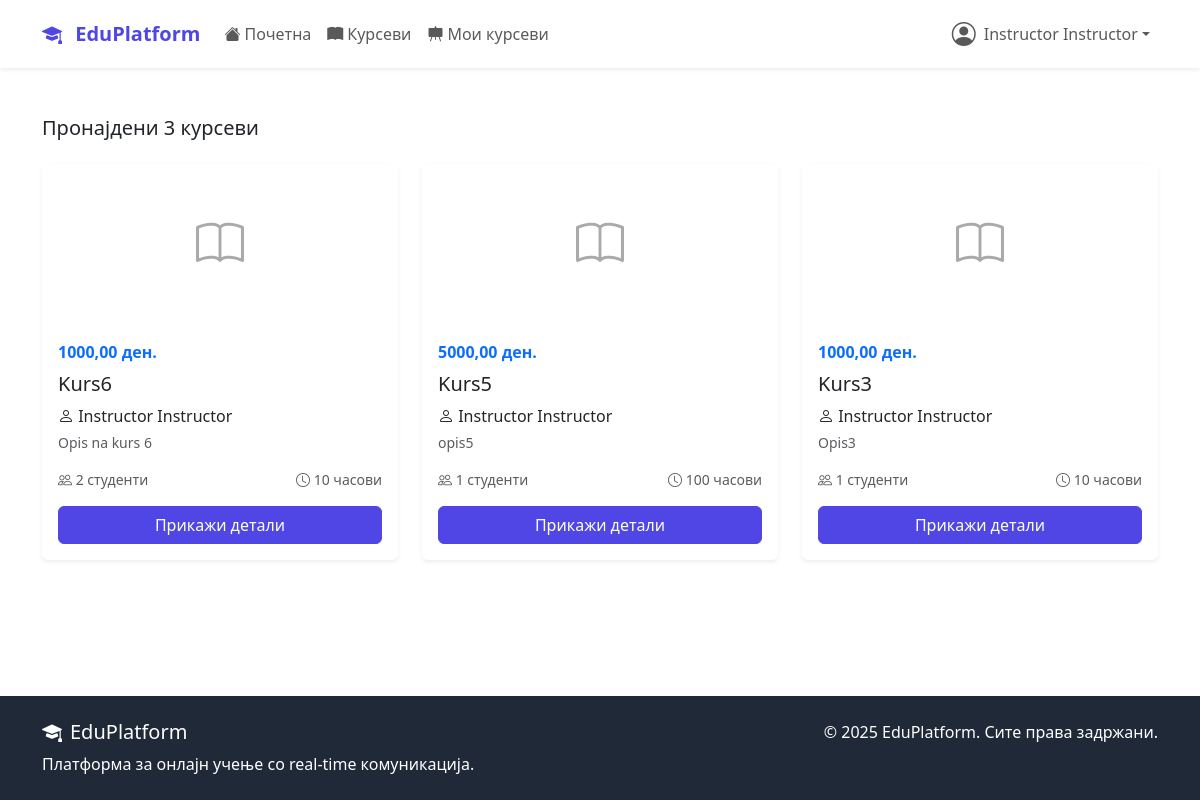
Page /courses/my-courses/ (signed in) on the committed database.
### accounts/models.py (models this page shows, shortened)
class User(AbstractUser):
    USER_TYPE_CHOICES = (
        ('student', 'Студент'),
        ('instructor', 'Инструктор'),
        ('admin', 'Администратор'),
    )
    user_type = models.CharField(
        max_length=20,
        choices=USER_TYPE_CHOICES,
        default='student'
    )
    bio = models.TextField(max_length=500, blank=True)
    profile_picture = models.ImageField(
        upload_to='profile_pics/',
        blank=True,  # Додадено
        null=True    # Додадено
    )
    birth_date = models.DateField(null=True, blank=True)
    phone_number = models.CharField(max_length=15, blank=True)
    created_at = models.DateTimeField(auto_now_add=True)
    updated_at = models.DateTimeField(auto_now=True)

### courses/models.py (models this page shows, shortened)
class Course(models.Model):
    DIFFICULTY_CHOICES = (
        ('beginner', 'Почетник'),
        ('intermediate', 'Средно'),
        ('advanced', 'Напредно'),
    )
    STATUS_CHOICES = (
        ('draft', 'Нацрт'),
        ('published', 'Објавен'),
        ('archived', 'Архивиран'),
    )
    title = models.CharField(max_length=200)
    slug = models.SlugField(unique=True, blank=True, max_length=250)
    description = models.TextField()
    instructor = models.ForeignKey(
        settings.AUTH_USER_MODEL,
        on_delete=models.CASCADE,
        related_name='courses_taught'
    )
    category = models.ForeignKey(Category, on_delete=models.CASCADE)
    thumbnail = models.ImageField(upload_to='course_thumbnails/', blank=True)
    price = models.DecimalField(max_digits=8, decimal_places=2, default=0.00)
    difficulty = models.CharField(max_length=20, choices=DIFFICULTY_CHOICES)
    status = models.CharField(max_length=20, choices=STATUS_CHOICES, default='published')
    duration_hours = models.PositiveIntegerField(help_text="Должина во часови")
    max_students = models.PositiveIntegerField(null=True, blank=True)
    requirements = models.TextField(blank=True, help_text="Предуслови за курсот")
    what_you_learn = models.TextField(help_text="Што ќе научат студентите")
    created_at = models.DateTimeField(auto_now_add=True)
    updated_at = models.DateTimeField(auto_now=True)
    class Meta:
        ordering = ['-created_at']

### courses/views.py (the view)
# urls.py: path('my-courses/', views.InstructorCoursesView.as_view(), name='my_courses'),
class InstructorCoursesView(InstructorRequiredMixin, ListView):
    model = Course
    template_name = 'courses/instructor_courses.html'
    context_object_name = 'courses'
    def get_queryset(self):
        return Course.objects.filter(
            instructor=self.request.user
        ).annotate(
            enrolled_count=Count('enrollments', filter=Q(enrollments__is_active=True))
        ).order_by('-created_at')

### courses/views.py (called while the page is built)
    def test_func(self):
        return self.request.user.is_authenticated and self.request.user.user_type in ['instructor', 'admin']

### templates/courses/instructor_courses.html (shortened to what this page needs)
{% extends 'base.html' %}
{% load static %}
{% block content %}
<div class="container mt-5">
    <h5 class="mb-4">Пронајдени {{ courses.count }} курсеви</h5>
    <div class="row">
        {% for course in courses %}
        <div class="col-md-4 mb-4">
            <div class="card shadow-sm border-0 h-100">
                {% if course.image %}
                    <img src="{{ course.image.url }}" class="card-img-top" alt="{{ course.title }}">
                {% else %}
                    <div class="d-flex justify-content-center align-items-center" style="height: 160px;">
                        <i class="bi bi-book" style="font-size: 48px; color: #aaa;"></i>
                    </div>
                {% endif %}
                <div class="card-body">
                    <div class="d-flex justify-content-between mb-2">
                        <strong class="text-primary">{{ course.price|floatformat:2 }} ден.</strong>
                    </div>
                    <h5 class="card-title text-capitalize">{{ course.title }}</h5>
                    <p class="mb-1">
                        <i class="bi bi-person"></i>
                        {{ course.instructor.get_full_name|default:"Instructor" }}
                    </p>
                    <p class="text-muted small">{{ course.description|truncatewords:12 }}</p>
                    <div class="d-flex justify-content-between text-muted small mb-3">
    <span><i class="bi bi-people"></i> {{ course.enrolled_count }} студенти</span>
    <span><i class="bi bi-clock"></i> {{ course.duration_hours}} часови</span>
</div>
                    <a href="{% url 'courses:detail' course.slug %}" class="btn btn-primary w-100">Прикажи детали</a>
                </div>
            </div>
        </div>
        {% empty %}
        <p class="text-muted">Нема достапни курсеви.</p>
        {% endfor %}
    </div>
</div>
{% endblock %}

### templates/base.html (shortened to what this page needs)
<!DOCTYPE html>
<html lang="mk">
<head>
    <link href="https://cdn.jsdelivr.net/npm/bootstrap@5.3.2/dist/css/bootstrap.min.css" rel="stylesheet">
    <link rel="stylesheet" href="https://cdn.jsdelivr.net/npm/bootstrap-icons@1.11.1/font/bootstrap-icons.css">
</head>
<body class="d-flex flex-column min-vh-100">
    <nav class="navbar navbar-expand-lg navbar-light bg-white shadow-sm">
        <div class="container">
            <a class="navbar-brand" href="{% url 'dashboard:home' %}">
                <i class="bi bi-mortarboard-fill me-2"></i>
                EduPlatform
            </a>
            <div class="collapse navbar-collapse" id="navbarNav">
                <ul class="navbar-nav me-auto">
                    <li class="nav-item">
                        <a class="nav-link" href="{% url 'dashboard:home' %}">
                            <i class="bi bi-house-fill me-1"></i>Почетна
                        </a>
                    </li>
                    <li class="nav-item">
                        <a class="nav-link" href="{% url 'courses:list' %}">
                            <i class="bi bi-book-fill me-1"></i>Курсеви
                        </a>
                    </li>
                    {% if user.is_authenticated and user.user_type == 'instructor' %}
                    <li class="nav-item">
                        <a class="nav-link" href="{% url 'courses:my_courses' %}">
                            <i class="bi bi-easel-fill me-1"></i>Мои курсеви
                        </a>
                    </li>
                    {% endif %}
                </ul>
                <ul class="navbar-nav">
                    {% if user.is_authenticated %}
                        <li class="nav-item dropdown">
                            <a class="nav-link dropdown-toggle d-flex align-items-center" href="#"
                               id="navbarDropdown" role="button" data-bs-toggle="dropdown">
                                {% if user.profile_picture %}
                                    <img src="{{ user.profile_picture.url }}" alt="Профил"
                                         class="rounded-circle me-2" width="32" height="32">
                                {% else %}
                                    <i class="bi bi-person-circle me-2 fs-4"></i>
                                {% endif %}
                                {{ user.get_full_name|default:user.username }}
                            </a>
                        </li>
                    {% endif %}
                </ul>
            </div>
        </div>
    </nav>
    <main class="flex-grow-1">
        {% block content %}{% endblock %}
    </main>
    <footer class="footer mt-5 py-4">
        <div class="container">
            <div class="row">
                <div class="col-md-6">
                    <h5><i class="bi bi-mortarboard-fill me-2"></i>EduPlatform</h5>
                    <p class="mb-0">Платформа за онлајн учење со real-time комуникација.</p>
                </div>
                <div class="col-md-6 text-md-end">
                    <p class="mb-0">&copy; 2025 EduPlatform. Сите права задржани.</p>
                </div>
            </div>
        </div>
    </footer>
</body>
</html>

### templates/base.html (style rules this page uses)
:root { --primary-color: #4f46e5; --secondary-color: #6366f1; --success-color: #10b981; --warning-color: #f59e0b; --danger-color: #ef4444; --dark-color: #1f2937; --light-color: #f8fafc; }
.navbar-brand { font-weight: bold; color: var(--primary-color) !important; }
.navbar { z-index: 1030 !important; position: sticky; top: 0; }
.navbar-nav .nav-item.dropdown { position: relative; z-index: 1050 !important; }
.btn-primary { background-color: var(--primary-color); border-color: var(--primary-color); }
.footer { background-color: var(--dark-color); color: white; margin-top: auto; }
main .card { position: relative; z-index: 1; }

### rows in the picture
User: get_full_name "Instructor Instructor"
Course: price "1000,00", title "Kurs6", instructor.get_full_name "Instructor Instructor", description "Opis na kurs 6", enrolled_count "2", duration_hours "10"
Course: price "5000,00", title "Kurs5", instructor.get_full_name "Instructor Instructor", description "opis5", enrolled_count "1", duration_hours "100"
Course: price "1000,00", title "Kurs3", instructor.get_full_name "Instructor Instructor", description "Opis3", enrolled_count "1", duration_hours "10"

### other values in the picture
{{ courses.count }} "3"
